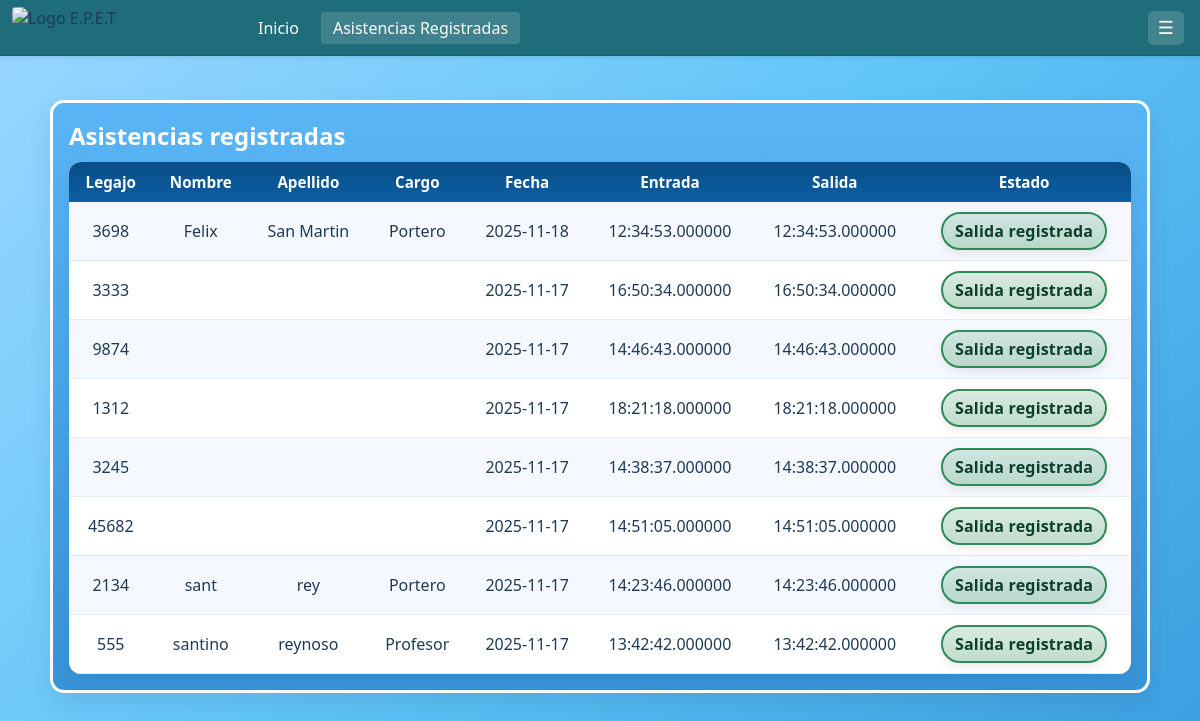
/Control_Asistencias/Administrador.php (signed in), run on an earlier commit of the app's database.
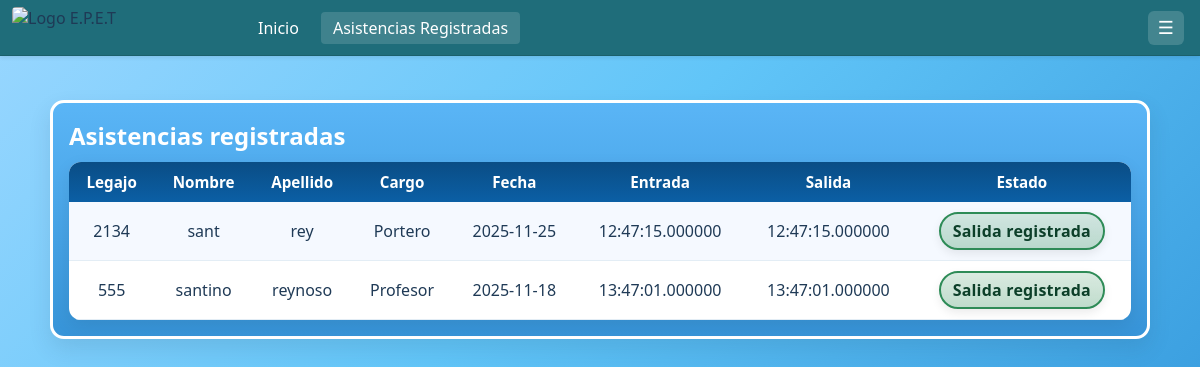
And on a later commit of the database.
### tables this page shows
CREATE TABLE `cargo` (
  `id_cargo` int(11) NOT NULL,
  `Denominacion` varchar(50) NOT NULL,
  `Entrada` time(6) NOT NULL,
  `Salida` time(6) NOT NULL
);

### Control_Asistencias/Administrador.php (the view, shortened to what the changed rows need)
<?php
function getColumns(PDO $pdo, string $table): array {
    $stmt = $pdo->prepare("SELECT COLUMN_NAME FROM INFORMATION_SCHEMA.COLUMNS WHERE TABLE_SCHEMA = DATABASE() AND TABLE_NAME = ?");
    $stmt->execute([$table]);
    return $stmt->fetchAll(PDO::FETCH_COLUMN);
}
function obtenerAsistencias(PDO $pdo): array {
    $colsA = getColumns($pdo, 'asiste-c');
    $hasA_legajo = in_array('legajo', $colsA, true) || in_array('Legajo', $colsA, true);
    $hasA_Id_asiste = in_array('Id_asiste', $colsA, true) || in_array('id_asiste', $colsA, true);
    $hasA_fecha = in_array('fecha', $colsA, true) || in_array('Fecha', $colsA, true);
    $hasA_Entrada = in_array('Entrada', $colsA, true) || in_array('entrada', $colsA, true);
    $hasA_Salida = in_array('Salida', $colsA, true) || in_array('salida', $colsA, true);
    $joinConds = [];
    if ($hasA_Id_asiste) $joinConds[] = 'a.Id_asiste = u.legajo';
    $select = [];
    if (!empty($joinConds)) {
        $select[] = 'COALESCE(u.legajo, ' . ($hasA_legajo ? 'a.legajo' : 'a.Id_asiste') . ') AS legajo';
        $select[] = "COALESCE(u.nombre,'') AS nombre";
        $select[] = "COALESCE(u.apellido,'') AS apellido";
        $select[] = "c.Denominacion AS cargo";
    } else {
        $select[] = $hasA_legajo ? 'a.legajo AS legajo' : ($hasA_Id_asiste ? 'a.Id_asiste AS legajo' : "NULL AS legajo");
        $select[] = "'' AS nombre";
        $select[] = "'' AS apellido";
        $select[] = "'' AS cargo";
    }
    $select[] = $hasA_fecha ? 'a.fecha' : "NULL AS fecha";
    $select[] = $hasA_Entrada ? 'a.Entrada' : "'' AS Entrada";
    $select[] = $hasA_Salida ? "COALESCE(a.Salida,'') AS Salida" : "'' AS Salida";
    $select[] = "CASE
                    WHEN a.Entrada IS NULL THEN 'Ausente'
                    WHEN a.Salida IS NULL OR a.Salida = '' OR a.Salida = '00:00:00' THEN 'Presente'
                    ELSE 'Salida registrada'
                 END AS estado";
    $from = "FROM `asiste-c` a";
    $join = !empty($joinConds) ? ' LEFT JOIN usuario u ON (' . implode(' OR ', $joinConds) . ') LEFT JOIN cargo c ON c.id_cargo = u.id_cargo' : '';
    $order = 'ORDER BY a.fecha DESC, u.apellido, u.nombre ASC';
    $sql = 'SELECT ' . implode(",\n    ", $select) . "\n    " . $from . $join . "\n    " . $order;
    $st = $pdo->prepare($sql);
    $st->execute();
    return $st->fetchAll(PDO::FETCH_ASSOC);
}
function claseEstado(string $estado): string {
    $e = strtolower($estado);
    return 'estado-presente';
}
$asistencias = [];
try {
    $conexion = new Conexion();
    $pdo = $conexion->getConexion();
    $asistencias = obtenerAsistencias($pdo);
} catch (PDOException $e) {
    $mensaje = 'Error al obtener asistencias registradas: ' . $e->getMessage();
}
?>
<!DOCTYPE html>
<html lang="es">
<head>
    <link rel="stylesheet" href="styles.css">
</head>
<body>
    <div class="cards-wrapper" style="max-width:1100px; margin-top:20px;">
        <div class="card">
            <h2>Asistencias registradas</h2>
            <?php if (!empty($asistencias)): ?>
                <table class="tabla-asistencias">
                    <tr>
                        <th>Legajo</th>
                        <th>Nombre</th>
                        <th>Apellido</th>
                        <th>Cargo</th>
                        <th>Fecha</th>
                        <th>Entrada</th>
                        <th>Salida</th>
                        <th>Estado</th>
                    </tr>
                    <?php foreach ($asistencias as $row): ?>
                        <tr>
                            <td><?php echo htmlspecialchars($row['legajo']); ?></td>
                            <td><?php echo htmlspecialchars($row['nombre']); ?></td>
                            <td><?php echo htmlspecialchars($row['apellido']); ?></td>
                            <td><?php echo htmlspecialchars($row['cargo']); ?></td>
                            <td><?php echo htmlspecialchars($row['fecha']); ?></td>
                            <td><?php echo htmlspecialchars($row['Entrada']); ?></td>
                            <td><?php echo htmlspecialchars($row['Salida']); ?></td>
                            <td>
                                <span class="estado-badge <?php echo claseEstado($row['estado'] ?? ''); ?>">
                                    <?php echo htmlspecialchars($row['estado']); ?>
                                </span>
                            </td>
                        </tr>
                    <?php endforeach; ?>
                </table>
            <?php else: ?>
                <p>No hay asistencias registradas para mostrar.</p>
            <?php endif; ?>
        </div>
    </div>
</body>
</html>

What changed in the data, as far as the page shows it:
no longer on one of the page's lists (row unchanged): cargo: Denominacion "Portero", asiste-c.fecha "2025-11-17", asiste-c.Entrada "14:23:46.000000"
removed asiste-c: legajo "3333", fecha "2025-11-17", Entrada "16:50:34.000000", Salida "16:50:34.000000", estado "Salida registrada"
removed asiste-c: legajo "9874", fecha "2025-11-17", Entrada "14:46:43.000000", Salida "14:46:43.000000", estado "Salida registrada"
removed asiste-c: legajo "1312", fecha "2025-11-17", Entrada "18:21:18.000000", Salida "18:21:18.000000", estado "Salida registrada"
removed asiste-c: legajo "3245", fecha "2025-11-17", Entrada "14:38:37.000000", Salida "14:38:37.000000", estado "Salida registrada"
removed asiste-c: legajo "45682", fecha "2025-11-17", Entrada "14:51:05.000000", Salida "14:51:05.000000", estado "Salida registrada"
changed through a linked row, cargo "Portero": legajo "3698" → "2134"; nombre "Felix" → "sant"; apellido "San Martin" → "rey"; asiste-c.fecha "2025-11-18" → "2025-11-25"; asiste-c.Entrada "12:34:53.000000" → "12:47:15.000000"; Salida "12:34:53.000000" → "12:47:15.000000"
changed through a linked row, cargo "Profesor": asiste-c.fecha "2025-11-17" → "2025-11-18"; asiste-c.Entrada "13:42:42.000000" → "13:47:01.000000"; Salida "13:42:42.000000" → "13:47:01.000000"
